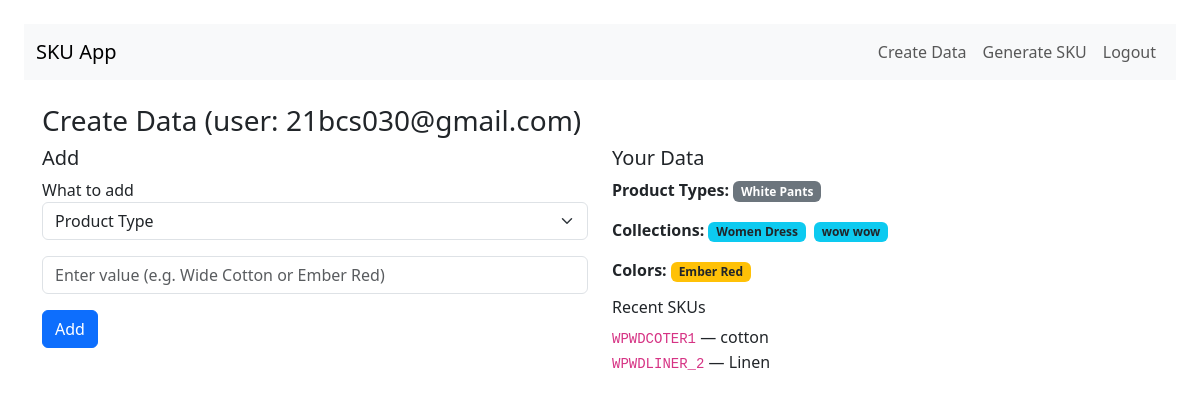
Before: /create-data (signed in) with the older database file.
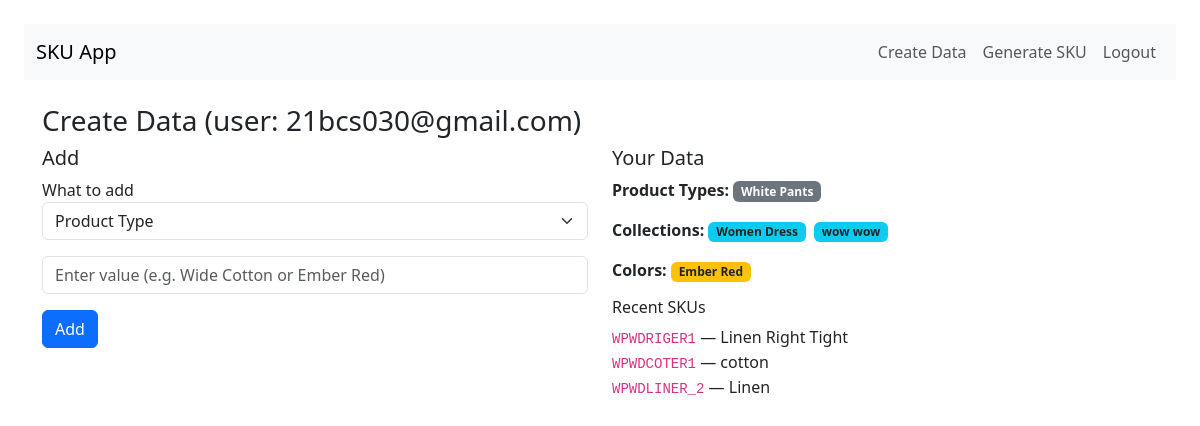
After: the same page with the newer database file.
### main.py (models this page shows, shortened)
class User(db.Model, UserMixin):
    id = db.Column(db.Integer, primary_key=True)
    email = db.Column(db.String(150), unique=True, nullable=False)
    password_hash = db.Column(db.String(256), nullable=False)

class ProductType(db.Model):
    id = db.Column(db.Integer, primary_key=True)
    name = db.Column(db.String(150), nullable=False)
    user_id = db.Column(db.Integer, db.ForeignKey('user.id'), nullable=False)

class Collection(db.Model):
    id = db.Column(db.Integer, primary_key=True)
    name = db.Column(db.String(150), nullable=False)
    user_id = db.Column(db.Integer, db.ForeignKey('user.id'), nullable=False)

class Color(db.Model):
    id = db.Column(db.Integer, primary_key=True)
    name = db.Column(db.String(150), nullable=False)
    user_id = db.Column(db.Integer, db.ForeignKey('user.id'), nullable=False)

class SKURecord(db.Model):
    id = db.Column(db.Integer, primary_key=True)
    sku = db.Column(db.String(32), nullable=False)
    product_name = db.Column(db.String(150))
    user_id = db.Column(db.Integer, db.ForeignKey('user.id'), nullable=False)

### main.py (the view, shortened to what this page needs)
@app.route('/create-data', methods=['GET', 'POST'])
@login_required
def create_data():
    product_types = ProductType.query.filter_by(user_id=current_user.id).all()
    collections = Collection.query.filter_by(user_id=current_user.id).all()
    colors = Color.query.filter_by(user_id=current_user.id).all()
    sku_records = SKURecord.query.filter_by(user_id=current_user.id).order_by(SKURecord.id.desc()).limit(10).all()
    return render_template('create_data.html',
                           product_types=product_types,
                           collections=collections,
                           colors=colors,
                           sku_records=sku_records)

### main.py (called while the page is built)
@login_manager.user_loader
def load_user(user_id):
    return User.query.get(int(user_id))

### templates/create_data.html (shortened to what this page needs)
{% extends "layout.html" %}
{% block content %}
<h3>Create Data (user: {{ current_user.email }})</h3>
<div class="row">
  <div class="col-md-6">
    <h5>Add</h5>
    <form method="post">
      <div class="mb-3">
        <label>What to add</label>
        <select name="what" class="form-select">
          <option value="product_type">Product Type</option>
        </select>
      </div>
      <div class="mb-3">
        <input class="form-control" name="value" placeholder="Enter value (e.g. Wide Cotton or Ember Red)" />
      </div>
      <button class="btn btn-primary" type="submit">Add</button>
    </form>
  </div>
  <div class="col-md-6">
    <h5>Your Data</h5>
    <p><strong>Product Types:</strong>
      {% if product_types %}
        {% for p in product_types %} <span class="badge bg-secondary me-1">{{ p.name }}</span> {% endfor %}
      {% else %}
        <span class="text-muted">No product types yet</span>
      {% endif %}
    </p>
    <p><strong>Collections:</strong>
      {% if collections %}
        {% for c in collections %} <span class="badge bg-info text-dark me-1">{{ c.name }}</span> {% endfor %}
      {% else %}
        <span class="text-muted">No collections yet</span>
      {% endif %}
    </p>
    <p><strong>Colors:</strong>
      {% if colors %}
        {% for cl in colors %} <span class="badge bg-warning text-dark me-1">{{ cl.name }}</span> {% endfor %}
      {% else %}
        <span class="text-muted">No colors yet</span>
      {% endif %}
    </p>
    <h6 class="mt-3">Recent SKUs</h6>
    <ul class="list-unstyled">
      {% for s in sku_records %}
        <li><code>{{ s.sku }}</code> — {{ s.product_name or '(no product name)' }}</li>
      {% else %}
        <li class="text-muted">No SKUs generated yet</li>
      {% endfor %}
    </ul>
  </div>
</div>
{% endblock %}

### templates/layout.html (shortened to what this page needs)
<!doctype html>
<html>
  <head>
    <link href="https://cdn.jsdelivr.net/npm/bootstrap@5.3.2/dist/css/bootstrap.min.css" rel="stylesheet">
  </head>
  <body class="p-4">
    <nav class="navbar navbar-expand-lg navbar-light bg-light mb-4">
      <div class="container-fluid">
        <a class="navbar-brand" href="{{ url_for('create_data') }}">SKU App</a>
        <div class="collapse navbar-collapse">
          <ul class="navbar-nav ms-auto">
            {% if current_user.is_authenticated %}
            <li class="nav-item"><a class="nav-link" href="{{ url_for('create_data') }}">Create Data</a></li>
            <li class="nav-item"><a class="nav-link" href="{{ url_for('generate_sku') }}">Generate SKU</a></li>
            <li class="nav-item"><a class="nav-link" href="{{ url_for('logout') }}">Logout</a></li>
            {% else %}
            <li class="nav-item"><a class="nav-link" href="{{ url_for('login') }}">Login</a></li>
            <li class="nav-item"><a class="nav-link" href="{{ url_for('register') }}">Register</a></li>
            {% endif %}
          </ul>
        </div>
      </div>
    </nav>
    <div class="container">
      {% block content %}{% endblock %}
    </div>
  </body>
</html>

Changed rows visible on the page:
added SKURecord: sku "WPWDRIGER1", product_name "Linen Right Tight"
